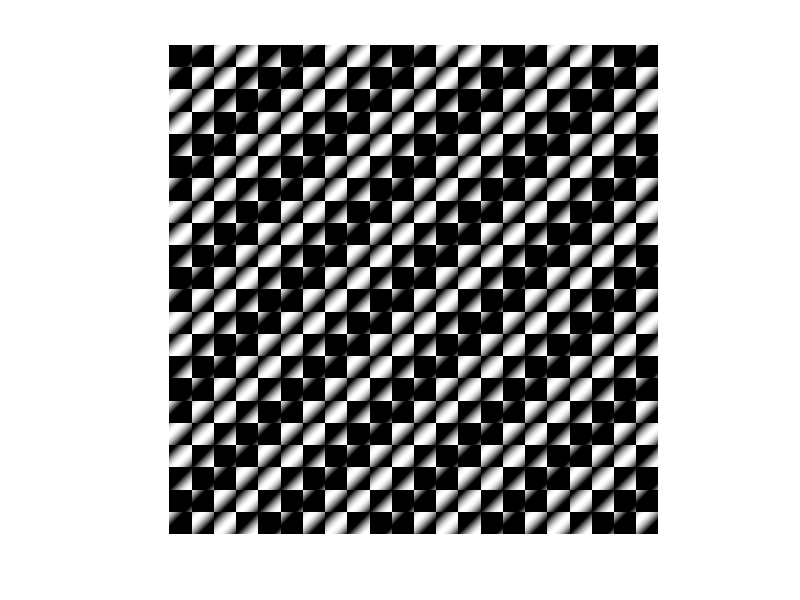

Here is the MATLAB script that generated this plot:
N=1000;
r=0:N - 1;
c=0:N - 1;
[C, R] = meshgrid(c,r);
g = sin(10/(pi)*R + 10/(pi)*C);
% g=mat2gray(uint16(g));
imshow(g)